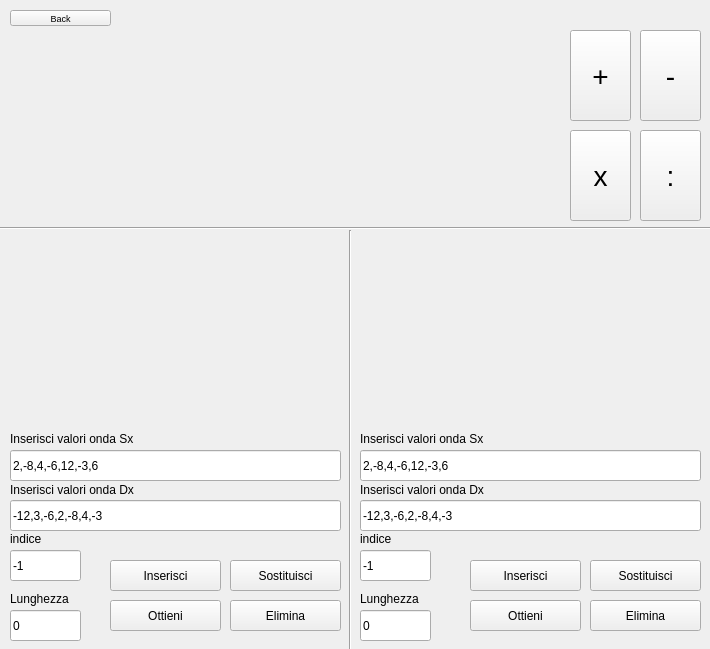
<?xml version="1.0" encoding="UTF-8"?>
<ui version="4.0">
 <class>AudioView</class>
 <widget class="QWidget" name="AudioView">
  <property name="geometry">
   <rect>
    <x>0</x>
    <y>0</y>
    <width>710</width>
    <height>649</height>
   </rect>
  </property>
  <property name="windowTitle">
   <string>Form</string>
  </property>
  <property name="styleSheet">
   <string notr="true"/>
  </property>
  <widget class="QPushButton" name="btnBack">
   <property name="geometry">
    <rect>
     <x>10</x>
     <y>10</y>
     <width>101</width>
     <height>16</height>
    </rect>
   </property>
   <property name="font">
    <font>
     <pointsize>7</pointsize>
    </font>
   </property>
   <property name="text">
    <string>Back</string>
   </property>
  </widget>
  <widget class="Line" name="line">
   <property name="geometry">
    <rect>
     <x>0</x>
     <y>220</y>
     <width>711</width>
     <height>16</height>
    </rect>
   </property>
   <property name="orientation">
    <enum>Qt::Horizontal</enum>
   </property>
  </widget>
  <widget class="Line" name="line_2">
   <property name="geometry">
    <rect>
     <x>340</x>
     <y>230</y>
     <width>20</width>
     <height>421</height>
    </rect>
   </property>
   <property name="orientation">
    <enum>Qt::Vertical</enum>
   </property>
  </widget>
  <widget class="QLineEdit" name="lineEditValoriOndaUnoOndaSx">
   <property name="geometry">
    <rect>
     <x>10</x>
     <y>450</y>
     <width>331</width>
     <height>31</height>
    </rect>
   </property>
   <property name="text">
    <string>2,-8,4,-6,12,-3,6</string>
   </property>
   <property name="placeholderText">
    <string>Formato: numero, numero</string>
   </property>
  </widget>
  <widget class="QPushButton" name="btnInserisciOndaUno">
   <property name="geometry">
    <rect>
     <x>110</x>
     <y>560</y>
     <width>111</width>
     <height>31</height>
    </rect>
   </property>
   <property name="text">
    <string>Inserisci</string>
   </property>
  </widget>
  <widget class="QPushButton" name="btnOttieniOndaUno">
   <property name="geometry">
    <rect>
     <x>110</x>
     <y>600</y>
     <width>111</width>
     <height>31</height>
    </rect>
   </property>
   <property name="text">
    <string>Ottieni</string>
   </property>
  </widget>
  <widget class="QLineEdit" name="lineEditIndiceOndaUno">
   <property name="geometry">
    <rect>
     <x>10</x>
     <y>550</y>
     <width>71</width>
     <height>31</height>
    </rect>
   </property>
   <property name="inputMask">
    <string/>
   </property>
   <property name="text">
    <string>-1</string>
   </property>
  </widget>
  <widget class="QLineEdit" name="lineEditValoriOndaUnoOndaDx">
   <property name="geometry">
    <rect>
     <x>10</x>
     <y>500</y>
     <width>331</width>
     <height>31</height>
    </rect>
   </property>
   <property name="text">
    <string>-12,3,-6,2,-8,4,-3</string>
   </property>
   <property name="placeholderText">
    <string>Formato: numero, numero</string>
   </property>
  </widget>
  <widget class="QLineEdit" name="lineEditLunghezzaOndaUno">
   <property name="geometry">
    <rect>
     <x>10</x>
     <y>610</y>
     <width>71</width>
     <height>31</height>
    </rect>
   </property>
   <property name="inputMask">
    <string/>
   </property>
   <property name="text">
    <string>0</string>
   </property>
  </widget>
  <widget class="QPushButton" name="btnSottrazioneOndeAudio">
   <property name="geometry">
    <rect>
     <x>640</x>
     <y>30</y>
     <width>61</width>
     <height>91</height>
    </rect>
   </property>
   <property name="styleSheet">
    <string notr="true">font-size: 28px;</string>
   </property>
   <property name="text">
    <string>-</string>
   </property>
  </widget>
  <widget class="QPushButton" name="btnEliminaOndaUno">
   <property name="geometry">
    <rect>
     <x>230</x>
     <y>600</y>
     <width>111</width>
     <height>31</height>
    </rect>
   </property>
   <property name="text">
    <string>Elimina</string>
   </property>
  </widget>
  <widget class="QPushButton" name="btnSostituisciOndaUno">
   <property name="geometry">
    <rect>
     <x>230</x>
     <y>560</y>
     <width>111</width>
     <height>31</height>
    </rect>
   </property>
   <property name="text">
    <string>Sostituisci</string>
   </property>
  </widget>
  <widget class="QPushButton" name="btnSommaOndeAudio">
   <property name="geometry">
    <rect>
     <x>570</x>
     <y>30</y>
     <width>61</width>
     <height>91</height>
    </rect>
   </property>
   <property name="styleSheet">
    <string notr="true">font-size: 28px;</string>
   </property>
   <property name="text">
    <string>+</string>
   </property>
  </widget>
  <widget class="QPushButton" name="btnDivisioneOndeAudio">
   <property name="geometry">
    <rect>
     <x>640</x>
     <y>130</y>
     <width>61</width>
     <height>91</height>
    </rect>
   </property>
   <property name="styleSheet">
    <string notr="true">font-size: 28px;</string>
   </property>
   <property name="text">
    <string>:</string>
   </property>
  </widget>
  <widget class="QPushButton" name="btnMoltiplicazioneOndeAudio">
   <property name="geometry">
    <rect>
     <x>570</x>
     <y>130</y>
     <width>61</width>
     <height>91</height>
    </rect>
   </property>
   <property name="styleSheet">
    <string notr="true">font-size: 28px;</string>
   </property>
   <property name="text">
    <string>x</string>
   </property>
  </widget>
  <widget class="QLabel" name="label">
   <property name="geometry">
    <rect>
     <x>10</x>
     <y>430</y>
     <width>161</width>
     <height>17</height>
    </rect>
   </property>
   <property name="text">
    <string>Inserisci valori onda Sx</string>
   </property>
  </widget>
  <widget class="QLabel" name="label_2">
   <property name="geometry">
    <rect>
     <x>10</x>
     <y>480</y>
     <width>161</width>
     <height>20</height>
    </rect>
   </property>
   <property name="text">
    <string>Inserisci valori onda Dx</string>
   </property>
  </widget>
  <widget class="QLabel" name="label_3">
   <property name="geometry">
    <rect>
     <x>10</x>
     <y>530</y>
     <width>67</width>
     <height>17</height>
    </rect>
   </property>
   <property name="text">
    <string>indice</string>
   </property>
  </widget>
  <widget class="QLabel" name="label_4">
   <property name="geometry">
    <rect>
     <x>10</x>
     <y>590</y>
     <width>81</width>
     <height>17</height>
    </rect>
   </property>
   <property name="text">
    <string>Lunghezza</string>
   </property>
  </widget>
  <widget class="QLabel" name="label_5">
   <property name="geometry">
    <rect>
     <x>360</x>
     <y>530</y>
     <width>67</width>
     <height>17</height>
    </rect>
   </property>
   <property name="text">
    <string>indice</string>
   </property>
  </widget>
  <widget class="QPushButton" name="btnSostituisciOndaDue">
   <property name="geometry">
    <rect>
     <x>590</x>
     <y>560</y>
     <width>111</width>
     <height>31</height>
    </rect>
   </property>
   <property name="text">
    <string>Sostituisci</string>
   </property>
  </widget>
  <widget class="QLineEdit" name="lineEditLunghezzaOndaDue">
   <property name="geometry">
    <rect>
     <x>360</x>
     <y>610</y>
     <width>71</width>
     <height>31</height>
    </rect>
   </property>
   <property name="inputMask">
    <string/>
   </property>
   <property name="text">
    <string>0</string>
   </property>
  </widget>
  <widget class="QLabel" name="label_6">
   <property name="geometry">
    <rect>
     <x>360</x>
     <y>590</y>
     <width>81</width>
     <height>17</height>
    </rect>
   </property>
   <property name="text">
    <string>Lunghezza</string>
   </property>
  </widget>
  <widget class="QPushButton" name="btnInserisciOndaDue">
   <property name="geometry">
    <rect>
     <x>470</x>
     <y>560</y>
     <width>111</width>
     <height>31</height>
    </rect>
   </property>
   <property name="text">
    <string>Inserisci</string>
   </property>
  </widget>
  <widget class="QLineEdit" name="lineEditValoriOndaDueOndaSx">
   <property name="geometry">
    <rect>
     <x>360</x>
     <y>450</y>
     <width>341</width>
     <height>31</height>
    </rect>
   </property>
   <property name="text">
    <string>2,-8,4,-6,12,-3,6</string>
   </property>
   <property name="placeholderText">
    <string>Formato: numero, numero</string>
   </property>
  </widget>
  <widget class="QLineEdit" name="lineEditValoriOndaDueOndaDx">
   <property name="geometry">
    <rect>
     <x>360</x>
     <y>500</y>
     <width>341</width>
     <height>31</height>
    </rect>
   </property>
   <property name="text">
    <string>-12,3,-6,2,-8,4,-3</string>
   </property>
   <property name="placeholderText">
    <string>Formato: numero, numero</string>
   </property>
  </widget>
  <widget class="QLabel" name="label_7">
   <property name="geometry">
    <rect>
     <x>360</x>
     <y>480</y>
     <width>161</width>
     <height>20</height>
    </rect>
   </property>
   <property name="text">
    <string>Inserisci valori onda Dx</string>
   </property>
  </widget>
  <widget class="QPushButton" name="btnOttieniOndaDue">
   <property name="geometry">
    <rect>
     <x>470</x>
     <y>600</y>
     <width>111</width>
     <height>31</height>
    </rect>
   </property>
   <property name="text">
    <string>Ottieni</string>
   </property>
  </widget>
  <widget class="QLabel" name="label_8">
   <property name="geometry">
    <rect>
     <x>360</x>
     <y>430</y>
     <width>161</width>
     <height>17</height>
    </rect>
   </property>
   <property name="text">
    <string>Inserisci valori onda Sx</string>
   </property>
  </widget>
  <widget class="QLineEdit" name="lineEditIndiceOndaDue">
   <property name="geometry">
    <rect>
     <x>360</x>
     <y>550</y>
     <width>71</width>
     <height>31</height>
    </rect>
   </property>
   <property name="inputMask">
    <string/>
   </property>
   <property name="text">
    <string>-1</string>
   </property>
  </widget>
  <widget class="QPushButton" name="btnEliminaOndaDue">
   <property name="geometry">
    <rect>
     <x>590</x>
     <y>600</y>
     <width>111</width>
     <height>31</height>
    </rect>
   </property>
   <property name="text">
    <string>Elimina</string>
   </property>
  </widget>
  <widget class="QCustomPlot" name="widgetRisultato" native="true">
   <property name="geometry">
    <rect>
     <x>10</x>
     <y>30</y>
     <width>551</width>
     <height>191</height>
    </rect>
   </property>
  </widget>
  <widget class="QCustomPlot" name="widgetOndaUno" native="true">
   <property name="geometry">
    <rect>
     <x>10</x>
     <y>240</y>
     <width>331</width>
     <height>171</height>
    </rect>
   </property>
  </widget>
  <widget class="QCustomPlot" name="widgetOndaDue" native="true">
   <property name="geometry">
    <rect>
     <x>360</x>
     <y>240</y>
     <width>341</width>
     <height>171</height>
    </rect>
   </property>
  </widget>
 </widget>
 <customwidgets>
  <customwidget>
   <class>QCustomPlot</class>
   <extends>QWidget</extends>
   <header>views/utils/qcustomplot.h</header>
   <container>1</container>
  </customwidget>
 </customwidgets>
 <resources/>
 <connections/>
</ui>
